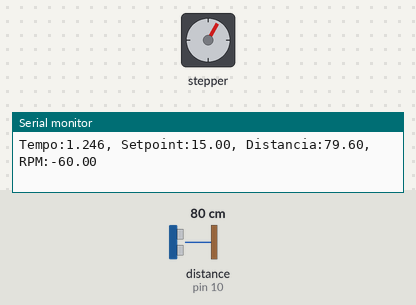
Simulated run of this sketch. Board: Arduino Uno, built with avr-gcc and run on an emulated ATmega328P. Shown: stepper motor, the last lines printed to the serial monitor. Wiring (inferred from the names in the program): ultrasonic range finder: trigger pin 9; echo pin 10. The inputs (shaded band) are chosen by the test bench; at power-on: distance to the obstacle (sensor on pin 10) 80 cm. The echo pulse lasts 58.3 µs per cm; stepper angles assume 200 steps per turn.

Above: at 1.3 s.
1.4 s: distance to the obstacle (sensor on pin 10) set to 2 cm
At 1.65 s:
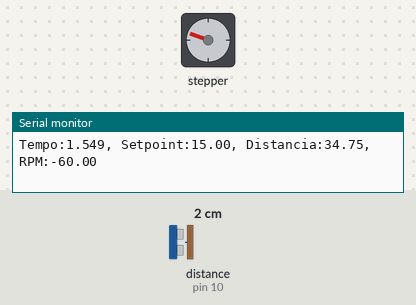
4.4 s: distance to the obstacle (sensor on pin 10) set to 35 cm
At 4.66 s:
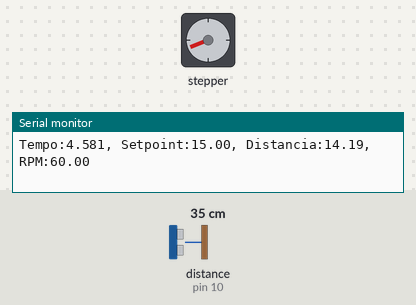
7.4 s: distance to the obstacle (sensor on pin 10) set to 9 cm
At 7.97 s:
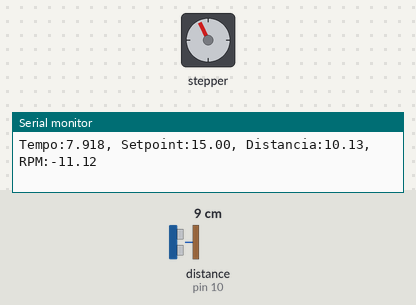
10.4 s: distance to the obstacle (sensor on pin 10) set to 120 cm
Timing chart, 0 to 14.4 s (numbered marks = the images above; inputs shaded):
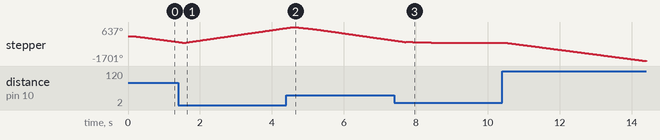

The sketch:

controle_pid.ino
```cpp
#include <Stepper.h>
#include <PID_v1.h>
#include <SimpleKalmanFilter.h> // Biblioteca para o Filtro de Kalman

// --- Configurações do Motor de Passo ---
const int PASSOS_MOTOR = 200; // Passos por revolução para o seu motor
Stepper myStepper(PASSOS_MOTOR, 4, 5, 6, 7); // Pinos do driver do motor (IN1, IN2, IN3, IN4)
const int maxRpm = 60; // RPM máximo que o motor pode atingir

// --- Configurações do Sensor Ultrassônico ---
const int PIN_TRIG = 9;
const int PIN_ECHO = 10;

// --- Configurações do Filtro de Kalman ---
SimpleKalmanFilter kalmanFilter(2.0, 2.0, 0.1);

// --- Variáveis do Controlador PID ---
double setpoint;       // O valor desejado (distância em cm)
double distanciaAtual; // O valor medido (filtrado)
double rpmSaida;       // A saída do PID (velocidade do motor em RPM)

// --- Constantes de Sintonia do PID (Ganhos) ---
double Kp = 1.8160;
double Ki = 1.2818;
double Kd = 0.1860;

// --- Parâmetros de Controle Adicionais ---
const float ZONA_MORTA_CM = 0.1; // Se o erro for menor que isso, o motor para.
const float RPM_MINIMO = 0.5;    // RPM mínimo para acionar o motor

// --- Objeto PID ---
PID myPID(&distanciaAtual, &rpmSaida, &setpoint, Kp, Ki, Kd, DIRECT);

// --- Variáveis de Controle de Teste ---
const long INTERVALO_TROCA_MS = 70000; // Alterna o setpoint a cada 60 segundos
unsigned long ultimoTempoTroca = 0;
bool setpointAtualE15 = true;

// --- Variáveis para Controle de Passo Não-Bloqueante ---
unsigned long ultimoPassoMicros = 0;
long passoIntervaloMicros = 0;

// --- NOVAS Variáveis para Desacoplamento de Tarefas ---
unsigned long ultimoTempoLeitura = 0;
// Intervalo de 50ms para a leitura do sensor. É um valor seguro para evitar eco.
const long INTERVALO_LEITURA_MS = 50;

// --- Declarações de Funções Auxiliares ---
float lerDistanciaBruta();
float lerDistanciaCm();
void imprimirDados();
void desligarMotor();

void setup() {
  Serial.begin(9600);

  pinMode(PIN_TRIG, OUTPUT);
  pinMode(PIN_ECHO, INPUT);

  // --- Inicialização do sensor e do Filtro de Kalman ---
  Serial.println("Inicializando sensor e Filtro de Kalman...");
  float primeiraLeitura = 0;
  while (primeiraLeitura <= 0 || primeiraLeitura > 400) {
    primeiraLeitura = lerDistanciaBruta();
    delay(100);
  }

  distanciaAtual = kalmanFilter.updateEstimate(primeiraLeitura);

  Serial.print("Filtro de Kalman inicializado com distancia: ");
  Serial.println(distanciaAtual);

  Serial.println("Sistema de Controle PID Iniciado.");

  setpoint = 15.0;

  myPID.SetMode(AUTOMATIC);
  // Ajusta o tempo de amostragem do PID para corresponder ao intervalo de leitura do sensor
  myPID.SetSampleTime(INTERVALO_LEITURA_MS);
  myPID.SetOutputLimits(-maxRpm, maxRpm);
}

void loop() {
  // --- TAREFA 1: CONTROLE DO MOTOR (Executa o mais rápido possível) ---
  // Esta lógica agora roda livremente, sem ser bloqueada pela leitura do sensor.
  if (abs(rpmSaida) > RPM_MINIMO) {
    // Calcula o intervalo de tempo necessário entre os passos para atingir o RPM desejado
    passoIntervaloMicros = 60000000L / (PASSOS_MOTOR * abs(rpmSaida));

    unsigned long agoraMicros = micros();

    // Verifica se já passou tempo suficiente desde o último passo
    if (agoraMicros - ultimoPassoMicros >= passoIntervaloMicros) {
      ultimoPassoMicros = agoraMicros; // Atualiza o tempo do último passo
      myStepper.step(rpmSaida > 0 ? 1 : -1);
    }
  } else {
    // Se o RPM for muito baixo, desliga o motor para economizar energia
    desligarMotor();
  }

  // --- TAREFA 2: LEITURA DO SENSOR E CÁLCULO PID (Executa em intervalos controlados) ---
  unsigned long agoraMillis = millis();
  if (agoraMillis - ultimoTempoLeitura >= INTERVALO_LEITURA_MS) {
    ultimoTempoLeitura = agoraMillis; // Atualiza o tempo da última execução

    // 1. Lê o sensor
    distanciaAtual = lerDistanciaCm();

    // 2. Calcula a saída do PID com base na nova leitura
    double erro = setpoint - distanciaAtual;
    bool pidSaturado = (rpmSaida >= maxRpm && erro > 0) || (rpmSaida <= -maxRpm && erro < 0);

    if (abs(erro) < ZONA_MORTA_CM) {
      rpmSaida = 0;
      myPID.SetMode(MANUAL);
      myPID.SetMode(AUTOMATIC);
    } else if (pidSaturado) {
      // Anti-windup: não faz nada, mantém a saída no limite.
    } else {
      myPID.Compute(); // O PID só é calculado aqui, a cada intervalo definido.
    }
  }

  // --- Lógica para alternar o setpoint (já era não-bloqueante) ---
  if (millis() - ultimoTempoTroca >= INTERVALO_TROCA_MS) {
    ultimoTempoTroca = millis();
    if (setpointAtualE15) {
      setpoint = 10.0;
      setpointAtualE15 = false;
    } else {
      setpoint = 15.0;
      setpointAtualE15 = true;
    }
    Serial.print("Novo setpoint definido: ");
    Serial.println(setpoint);
  }

  // --- Impressão de dados (já era não-bloqueante) ---
  imprimirDados();
}

// Função que lê o sensor e aplica o filtro de Kalman
float lerDistanciaCm() {
  float novaLeitura = lerDistanciaBruta();

  // Ignora leituras inválidas e retorna o último valor válido
  if (novaLeitura <= 0 || novaLeitura > 400) {
    return distanciaAtual;
  }

  float distanciaFiltrada = kalmanFilter.updateEstimate(novaLeitura);
  return distanciaFiltrada;
}

// Função para obter uma única leitura do sensor ultrassônico
float lerDistanciaBruta() {
  digitalWrite(PIN_TRIG, LOW);
  delayMicroseconds(2);
  digitalWrite(PIN_TRIG, HIGH);
  delayMicroseconds(10);
  digitalWrite(PIN_TRIG, LOW);

  // Timeout de 25000 microssegundos (equivale a ~4.3 metros)
  long duracao = pulseIn(PIN_ECHO, HIGH, 25000);
  return (duracao * 0.0343) / 2.0;
}

// Função para desligar as bobinas do motor e economizar energia
void desligarMotor() {
  digitalWrite(4, LOW);
  digitalWrite(5, LOW);
  digitalWrite(6, LOW);
  digitalWrite(7, LOW);
}

// Função para imprimir os dados na Serial para monitoramento e plotagem
void imprimirDados() {
  static unsigned long ultimoPrintMs = 0;
  // Imprime os dados a cada 100ms para não sobrecarregar a Serial
  if (millis() - ultimoPrintMs > 100) {
    ultimoPrintMs = millis();
    Serial.print("Tempo:");
    Serial.print(millis() / 1000.0, 3);
    Serial.print(", Setpoint:");
    Serial.print(setpoint, 2);
    Serial.print(", Distancia:");
    Serial.print(distanciaAtual, 2);
    Serial.print(", RPM:");
    Serial.println(rpmSaida, 2);
  }
}
```
